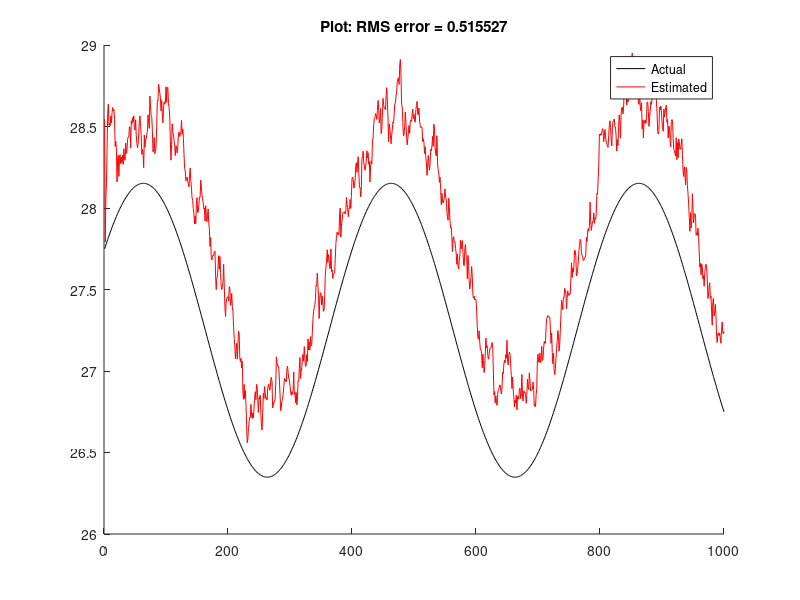

The MATLAB source for this figure:
function karmanfilter

%Set biases for wheel encoder, steering position, GPS velocity and GPS position
bias_wheel = +1;
bias_str = -1;
bias_gps_v = 2;
bias_gps_p = 0;

% Measurement noise covariance
R = 0.64;

% Process noise covariance
Q = .005;

% State transition model
A = 1;

% Observation model
C1 = 1;
C2 = 1;
C3 = 1;
C4 = 1;

% Duration
N = 1000;

% Run ====================================================================

% Generate random signals for simulation
x_wheel = 30 + sin(5*linspace(0,1,N)*pi);
x_str = 32 + cos(5*linspace(0,1,N)*pi);
x_gps_v = 27 + sin(5*linspace(0,1,N)*pi);
x_gps_p = sin(5*linspace(0,1,N)*pi) + 20 + cos(5*linspace(0,1,N)*pi);

%average signal value
x_ave = (x_wheel + x_str + x_gps_v + x_gps_p)/4;

% Add some process noise with covariance Q
w_wheel = sqrt(Q) * randn(size(x_wheel));
w_str = sqrt(Q) * randn(size(x_str));
w_gps_v = sqrt(Q) * randn(size(x_gps_v));
w_gps_p = sqrt(Q) * randn(size(x_gps_p));
x_wheel = x_wheel + w_wheel;
x_str = x_str + w_str;
x_gps_v = x_gps_v + w_gps_v;
x_gps_p = x_gps_p + w_gps_p;

% simulate noisy sensor values
z_wheel = bias_wheel + x_wheel + sqrt(R) * randn(size(x_wheel));
z_str = bias_str + x_str + sqrt(R) * randn(size(x_str));
z_gps_v = bias_gps_p + x_gps_v + sqrt(R) * randn(size(x_gps_v));
z_gps_p = bias_gps_v + x_gps_p + sqrt(R) * randn(size(x_gps_p));

% Run the Kalman filter on fused sensors
xhat = kalman([z_wheel; z_str; z_gps_v; z_gps_p], A, [C1; C2; C3;C4], [R 0 0 0; 0 R 0 0; 0 0 R 0; 0 0 0 R;], Q);

% Plot 
subplot(1,1,1)
hold on
plot(x_ave, 'k')
plot(xhat, 'r')
legend({'Actual', 'Estimated'})
hold off
title(sprintf('%s: RMS error = %f', 'Plot', sqrt(sum((x_ave-xhat).^2)/length(x_ave))))



function xhat = kalman(z, A, C, R, Q)
% Simple Kalman Filter (linear) with optimal gain, no control signal
%
% z Measurement signal              m observations X # of observations
% A State transition model          n X n, n = # of state values
% C Observation model               m X n
% R Covariance of observation noise m X m
% Q Covariance of process noise     n X n
%
% Based on http://en.wikipedia.org/wiki/Kalman_filter, but matrices named
% A, C, G instead of F, H, K.


% Initializtion =====================================================

% Number of sensors
m = size(C, 1);

% Number of state values
n = size(C, 2);

% Number of observations
numobs = size(z, 2);

% Use linear least squares to estimate initial state from initial
% observation
xhat = zeros(n, numobs);
xhat(:,1) = C \ z(:,1);

% Initialize P, I
P = ones(size(A));
I = eye(size(A));

% Kalman Filter =====================================================

for k = 2:numobs
    
    % Predict
    xhat(:,k) = A * xhat(:,k-1);
    P         = A * P * A' + Q;
    
    % Update
    G         = P  * C' / (C * P * C' + R);
    P         = (I - G * C) * P;
    xhat(:,k) = xhat(:,k) + G * (z(:,k) - C * xhat(:,k));
    
end